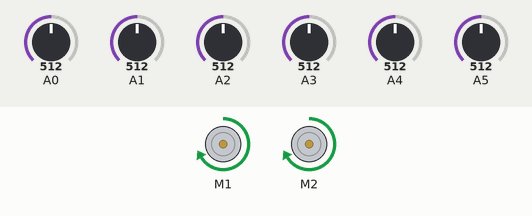
The sketch below on a simulated Arduino Uno, built with avr-gcc and run on an emulated ATmega328P. On the bench: 2 × DC motor (green arrow = forward, orange = backward, longer = faster). Inputs (shaded band) come from the test bench; at power-on: A0 = 512, A5 = 512, A1 = 512, A2 = 512, A3 = 512, A4 = 512.

Above: at 12.4 s.
12.5 s: A0 set to 247
14.0 s: A0 set to 219
At 14.4 s:
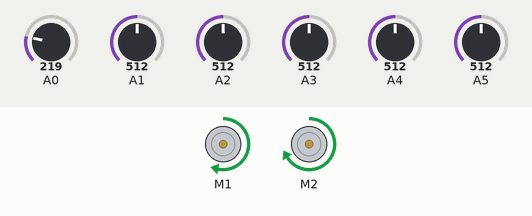
15.5 s: A0 set to 992
At 16.3 s:
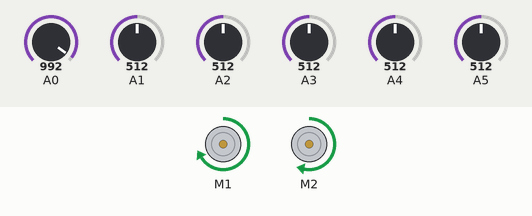
17.0 s: A5 set to 67
18.5 s: A5 set to 58
At 19.7 s:
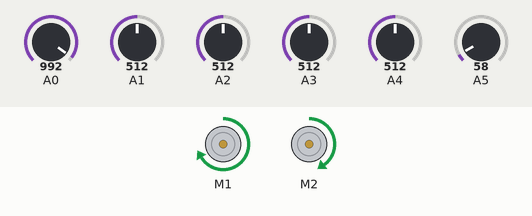
20.0 s: A5 set to 210
At 21.3 s:
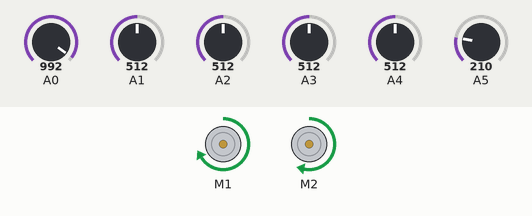
Timing chart, 0 to 22.5 s (numbered marks = the images above; inputs shaded):
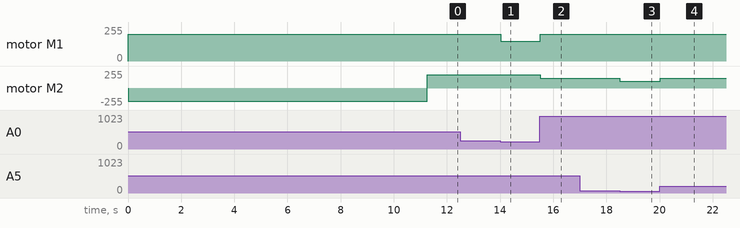

Measured:
- the behaviour switches between 233 and 232 on A0 (found by bisection; images 0 and 1)
- the behaviour switches between 63 and 62 on A5 (found by bisection; images 2 and 3)
- after the input at 12.5 s, every drawn part: stays the same
- after the input at 14.0 s, motor M1: forward 200/255 → forward 150/255 at once
- after the input at 15.5 s, motor M1: forward 150/255 → forward 200/255 at once; motor M2: forward 200/255 → forward 150/255 at once
- after the input at 17.0 s, every drawn part: stays the same
- after the input at 18.5 s, motor M2: forward 150/255 → forward 100/255 at once
- after the input at 20.0 s, motor M2: forward 100/255 → forward 150/255 at once

The sketch:

_13_SeguidorDeTrilha.ino
```cpp
//**************************************************************************
//**************************************************************************
//**
//**  Código fonte desenvolvido pela Jabuti Robótica
//**  A reprodução sem a devida autorização é proibida
//**  Salvador, Bahia, 2012
//**
//**  Data 03/02/2013  v1.5
//**
//**  http://jabuti.cc
//**  contato@jabuti.cc
//**
//**************************************************************************
//**************************************************************************

#include <QTRSensors.h>
#include <AFMotor.h>

#define VEL_MAXIMA 200
#define VEL_MEDIA 150
#define VEL_BAIXA 100

#define NUMERO_SENSORES          6  // número de sensores da placa
#define NUM_AMOSTRAS_POR_SENSOR  4  // média de 4 amostras analógicas em cada leitura
#define PINO_EMISSOR             10 // pino LEDON, para economizar energia

QTRSensorsAnalog placaRefletancia
  (
    (unsigned char[]) {A0, A1, A2, A3, A4, A5},
    NUMERO_SENSORES,
    NUM_AMOSTRAS_POR_SENSOR,
    PINO_EMISSOR
  );

int FAIXA_ERRO = 250;

AF_DCMotor motorEsquerda(1, MOTOR12_2KHZ);
AF_DCMotor motorDireita(2, MOTOR12_2KHZ);

void setup()
{
  //Calibra os sensores automaticamente
  //Motores girando em torno de si mesmo para passar pela faixa preta e áres clara
  motorEsquerda.setSpeed(VEL_MAXIMA);
  motorDireita.setSpeed(VEL_MAXIMA);
  motorEsquerda.run(FORWARD);
  motorDireita.run(BACKWARD);

  for (int i = 0; i < 250; i++) // Aproximadamente 3 a 4 segundos de calibração
  {
    placaRefletancia.calibrate();
    delay(20);
  }
}

void loop()
{
  unsigned int valores[NUMERO_SENSORES];
  int posicao = placaRefletancia.readLine(valores) - 2500;

  if((posicao >= -FAIXA_ERRO) && (posicao <= FAIXA_ERRO))
  {
    //PRA FRENTE
    moverPraFrente();
  }
  else if(posicao < -FAIXA_ERRO)
  {
    //CORRIGE DIREITA
    corrigaDireita(posicao);
  }
  else if(posicao > FAIXA_ERRO)
  {
    //CORRIGE ESQUERDA
    corrigeEsquerda(posicao);
  }

  delay(20);
}

void moverPraFrente()
{
  motorEsquerda.setSpeed(VEL_MAXIMA);
  motorDireita.setSpeed(VEL_MAXIMA);
  motorEsquerda.run(FORWARD);
  motorDireita.run(FORWARD);
}

void corrigeEsquerda(int posicao)
{
  motorDireita.setSpeed(VEL_MAXIMA);
  motorDireita.run(FORWARD);

  if(posicao <= 500 + FAIXA_ERRO)
  {
    motorEsquerda.setSpeed(VEL_MEDIA);
    motorEsquerda.run(FORWARD);
  }
  else if(posicao <= 1000 + FAIXA_ERRO)
  {
    motorEsquerda.setSpeed(VEL_BAIXA);
    motorEsquerda.run(FORWARD);
  }
  else if(posicao <= 2500 + FAIXA_ERRO)
  {
    motorEsquerda.setSpeed(VEL_MAXIMA);
    motorEsquerda.run(BACKWARD);
  }
}

void corrigaDireita(int posicao)
{
  motorEsquerda.setSpeed(VEL_MAXIMA);
  motorEsquerda.run(FORWARD);

  posicao *= -1; //torna o valor positivo

  if(posicao <= 500 + FAIXA_ERRO)
  {
    motorDireita.setSpeed(VEL_MEDIA);
    motorDireita.run(FORWARD);
  }
  else if(posicao <= 1000 + FAIXA_ERRO)
  {
    motorDireita.setSpeed(VEL_BAIXA);
    motorDireita.run(FORWARD);
  }
  else if(posicao <= 2500 + FAIXA_ERRO)
  {
    motorDireita.setSpeed(VEL_MAXIMA);
    motorDireita.run(BACKWARD);
  }
}
```
